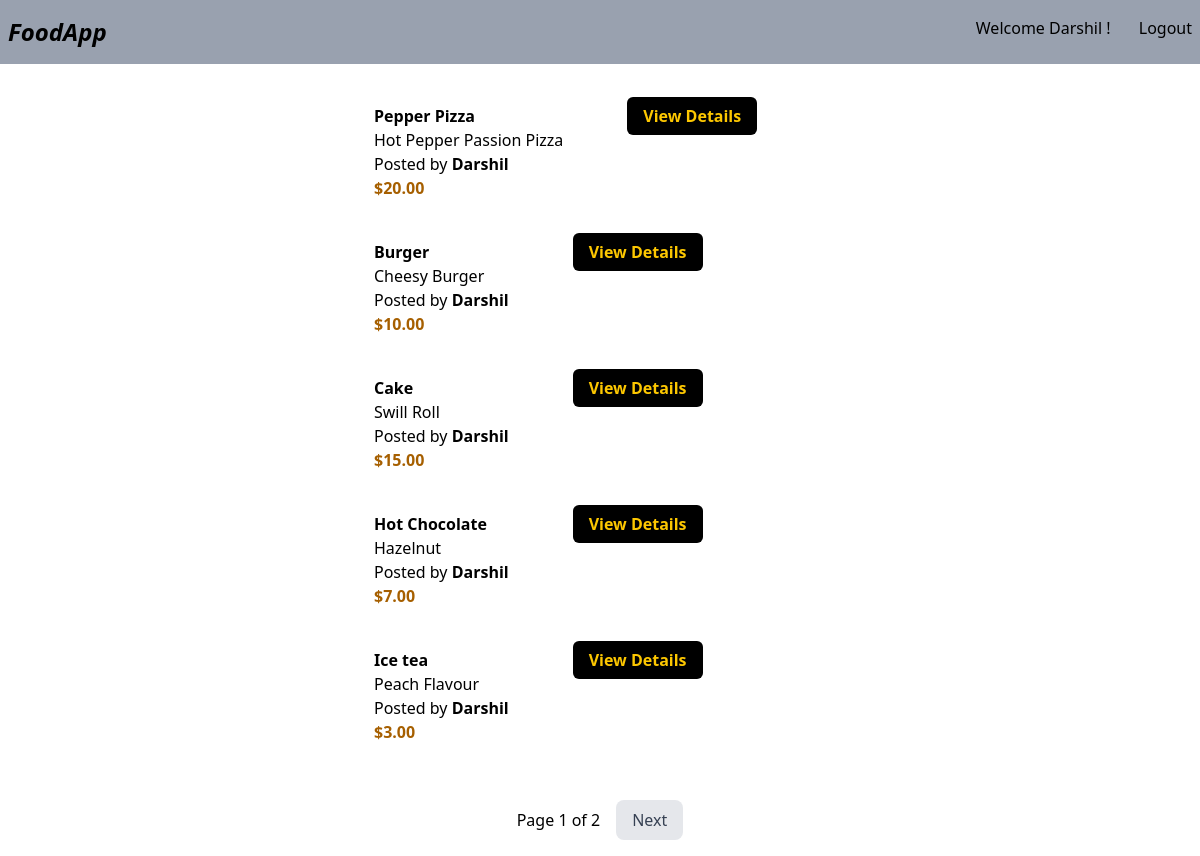
Screenshot of /myapp/ (signed in) with the database file from the repository.
### myapp/models.py (models this page shows, shortened)
class Item(models.Model):
    class Meta:
        indexes = [models.Index(fields = ['user_name','item_price'])]
    user_name = models.ForeignKey(User, on_delete=models.CASCADE, default=1)
    item_name = models.CharField(max_length=200, db_index=True)
    item_desc = models.CharField()
    item_price = models.DecimalField(max_digits=6, decimal_places=2, db_index=True)
    item_image = models.URLField(max_length=500, default='https://www.svgrepo.com/show/66980/fast-food-placeholder.svg')
    is_available = models.BooleanField(default=True)
    created_at = models.DateTimeField(auto_now_add=True)
    is_deleted = models.BooleanField(default=False)
    deleted_at = models.DateTimeField(blank=True, null=True) #Saves timestamp of when deleted
    objects = ItemManager()
    all_objects = models.Manager()

### myapp/views.py (the view)
# urls.py: path('',views.index, name='index'),
@login_required()
def index(request):
    item_list = Item.objects.all()
    paginator = Paginator(item_list, 5)
    page_number = request.GET.get("page")
    page_obj = paginator.get_page(page_number)
    context = {'page_obj':page_obj}
    return render(request, "myapp/index.html", context)

### myapp/managers.py (called while the page is built)
    def get_queryset(self):
        return super().get_queryset().filter(is_deleted=False)

### myapp/templates/myapp/index.html (shortened to what this page needs)
{% extends 'myapp/base.html' %}
{% block body %}
<div>
    {% for item in page_obj %}
        <div class="m-10 flex mx-auto w-3/4">
            <div>
            </div>
            <div class="mx-16">
                <div class="font-bold">{{item.item_name}}</div>
                <div>{{item.item_desc}}</div>
                <div>Posted by <b>{{item.user_name}}</b></div>
                <div class="text-yellow-700 font-bold">${{item.item_price}}</div>
            </div>
            <div ><a class="bg-black text-yellow-400 font-bold px-4 py-2 rounded-md" href="{% url 'myapp:detail' item.id %}">View Details</a></div>
        </div>
    {% endfor %}
</div>
<div class="flex items-center justify-center space-x-4 py-4">
    <span>Page {{page_obj.number}} of {{page_obj.paginator.num_pages}}</span>
    {% if page_obj.has_next %}
        <a href="?page={{page_obj.next_page_number}}" class="px-4 py-2 rounded-lg bg-gray-200 text-gray-700 hover:bg-gray-300 transition">Next</a>
    {% endif %}
</div>
{% endblock %}

### myapp/templates/myapp/base.html (shortened to what this page needs)
<!doctype html>
<html lang="en">
  <head>
    <script src="https://cdn.jsdelivr.net/npm/@tailwindcss/browser@4"></script>
  </head>
  <body>
    <nav class="bg-gray-400">
      <div class="flex justify-between px-2 py-4">
        <a href="" class="font-bold italic text-2xl">FoodApp</a>
        <div class="space-x-6">
          <a href="{% url 'profile' %}">Welcome {{user.username}} !</a>
          {% if user.is_authenticated %}
            <a href="{% url 'logout' %}">Logout</a>
          {% else %}
            <a href="{% url 'login' %}">Login</a>
          {% endif %}
        </div>
      </div>
    </nav>
    {% block body %}
    {% endblock %}
  </body>
</html>

### rows the page displays
Item: item_name "Pepper Pizza", item_desc "Hot Pepper Passion Pizza", user_name "Darshil", item_price "20.00"
Item: item_name "Burger", item_desc "Cheesy Burger", user_name "Darshil", item_price "10.00"
Item: item_name "Cake", item_desc "Swill Roll", user_name "Darshil", item_price "15.00"
Item: item_name "Hot Chocolate", item_desc "Hazelnut", user_name "Darshil", item_price "7.00"
Item: item_name "Ice tea", item_desc "Peach Flavour", user_name "Darshil", item_price "3.00"

### other values shown
{{ user.username }} "Darshil"
{{ page_obj.number }} "1"
{{ page_obj.paginator.num_pages }} "2"
